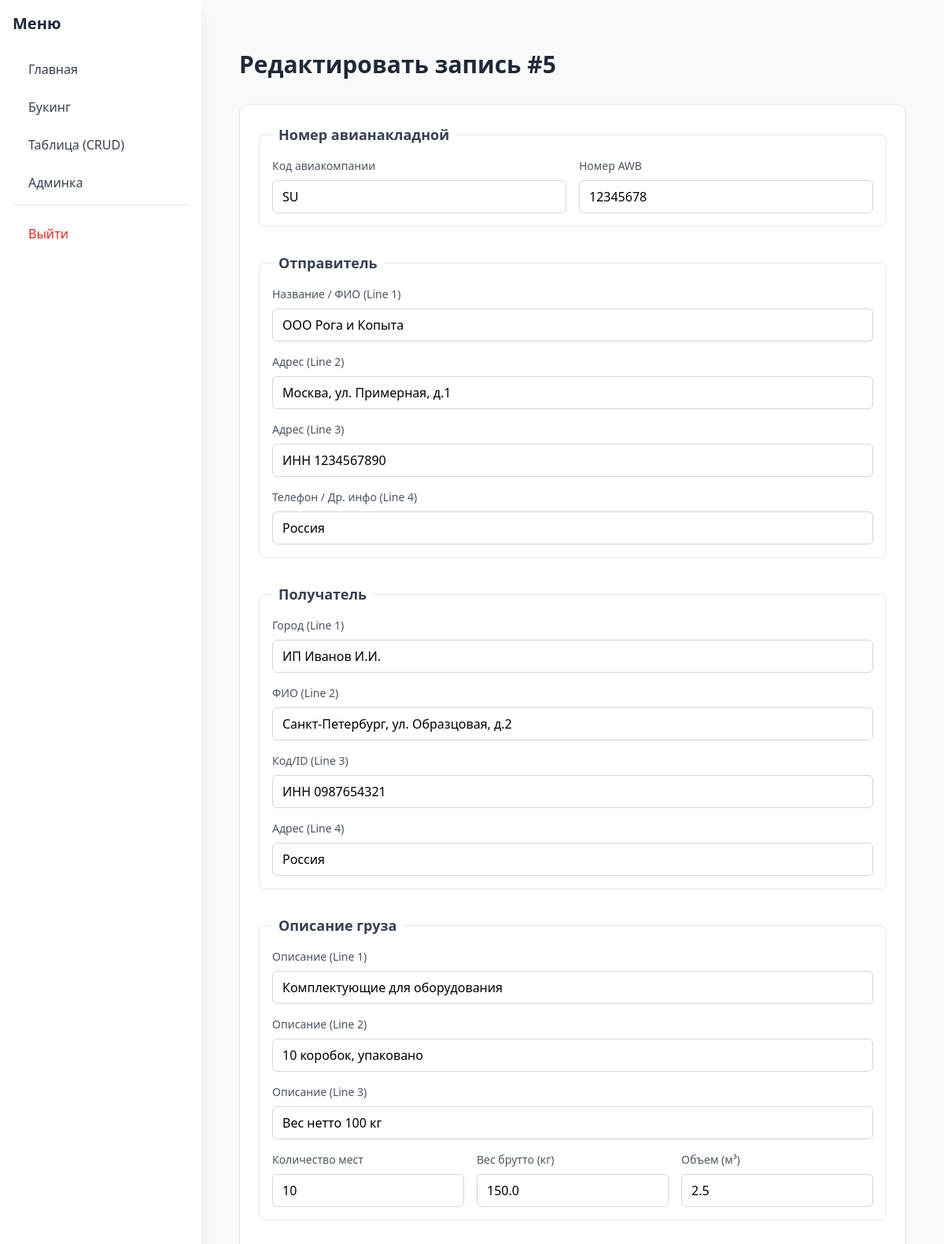
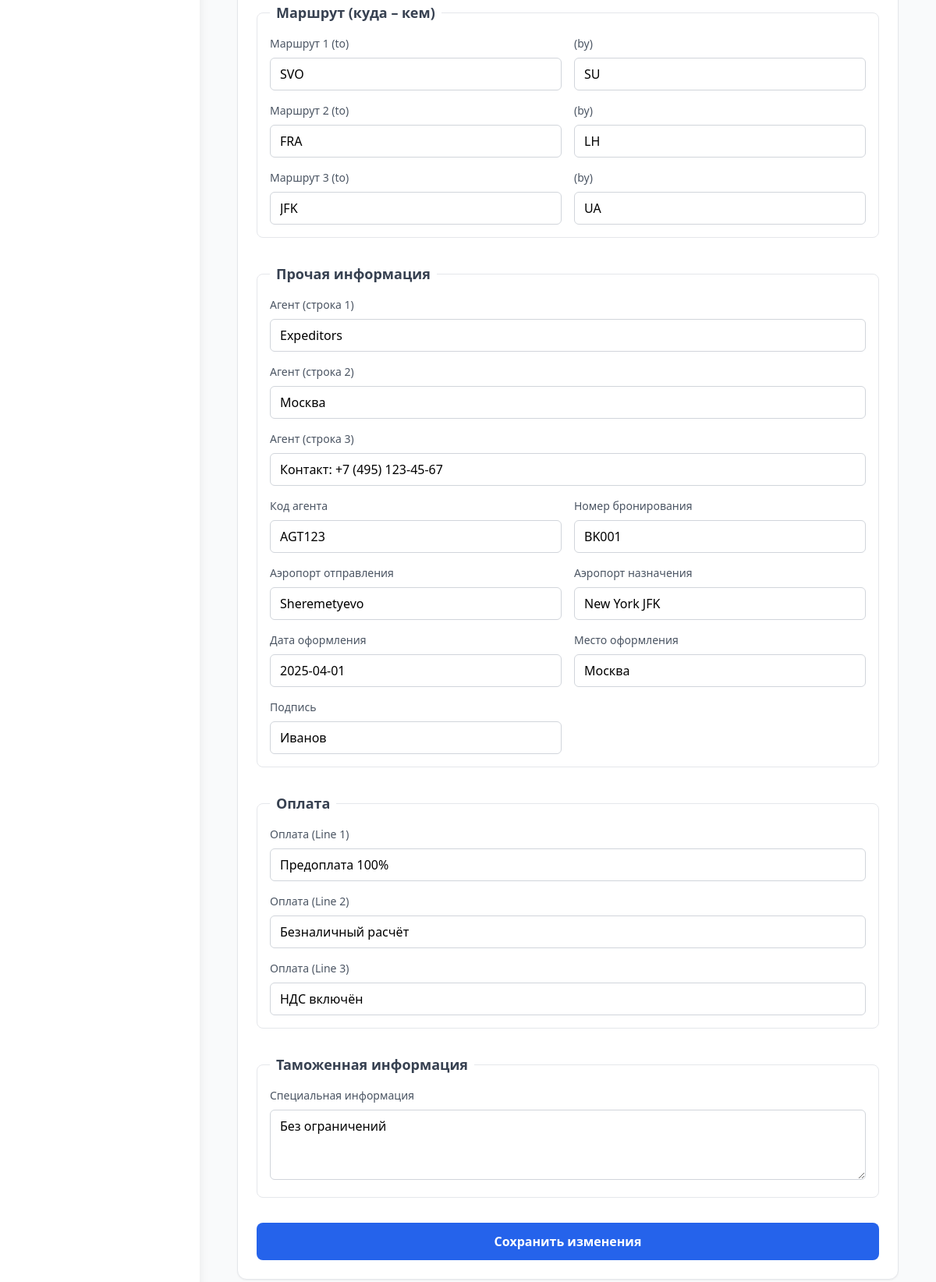
Page /table/edit/5 (signed in) on the committed database (2 pictures, top to bottom).
### app/models.py (models this page shows)
class Cargo(db.Model):
    __tablename__ = 'cargo'
    id = db.Column(db.Integer, primary_key=True)
    airline_code = db.Column(db.String(10), nullable=True)   # Код авиакомпании (IATA-префикс)
    awb_number = db.Column(db.String(20), nullable=True)     # Номер авианакладной
    shipper_line1 = db.Column(db.String(200), nullable=True)
    shipper_line2 = db.Column(db.String(200), nullable=True)
    shipper_line3 = db.Column(db.String(200), nullable=True)
    shipper_line4 = db.Column(db.String(200), nullable=True)
    recipient_line1 = db.Column(db.String(200), nullable=True)
    recipient_line2 = db.Column(db.String(200), nullable=True)
    recipient_line3 = db.Column(db.String(200), nullable=True)
    recipient_line4 = db.Column(db.String(200), nullable=True)
    cargo_description_line1 = db.Column(db.String(300), nullable=True)
    cargo_description_line2 = db.Column(db.String(300), nullable=True)
    cargo_description_line3 = db.Column(db.String(300), nullable=True)
    route1_to = db.Column(db.String(100), nullable=True)
    route1_by = db.Column(db.String(100), nullable=True)
    route2_to = db.Column(db.String(100), nullable=True)
    route2_by = db.Column(db.String(100), nullable=True)
    route3_to = db.Column(db.String(100), nullable=True)
    route3_by = db.Column(db.String(100), nullable=True)
    agent_line1 = db.Column(db.String(200), nullable=True)
    agent_line2 = db.Column(db.String(200), nullable=True)
    agent_line3 = db.Column(db.String(200), nullable=True)
    agent_code = db.Column(db.String(50), nullable=True)
    airport_departure = db.Column(db.Text, nullable=True)
    airport_arrival = db.Column(db.Text, nullable=True)
    booking = db.Column(db.String(50), nullable=True)
    places_count = db.Column(db.Integer, nullable=True)
    weight_brutto = db.Column(db.Float, nullable=True)
    volume = db.Column(db.Float, nullable=True)
    date_issued = db.Column(db.String(50), nullable=True)
    place_issued = db.Column(db.String(100), nullable=True)
    signature = db.Column(db.String(100), nullable=True)
    payment_line1 = db.Column(db.String(200), nullable=True)
    payment_line2 = db.Column(db.String(200), nullable=True)
    payment_line3 = db.Column(db.String(200), nullable=True)
    special_customs_info = db.Column(db.Text, nullable=True)

### app/table/routes.py (the view, shortened to what this page needs)
@table_bp.route('/edit/<int:cargo_id>', methods=['GET', 'POST'])
def edit(cargo_id):
    cargo = Cargo.query.get_or_404(cargo_id)
    return render_template('table/edit.html', cargo=cargo)

### app/models.py (called while the page is built)
@login_manager.user_loader
def load_user(user_id):
    return User.query.get(int(user_id))

    def is_admin(self):
        return self.access_level >= 1

### app/table/routes.py (called while the page is built)
@table_bp.before_request
@login_required
def check_admin():
    if not current_user.is_admin():
        return "Доступ запрещён: требуется уровень администратора.", 403

### templates/table/edit.html (shortened to what this page needs)
{% extends "base.html" %}
{% block content %}
<div class="container mx-auto px-4 py-8 max-w-4xl">
    <h1 class="text-3xl font-bold text-gray-800 mb-8">Редактировать запись #{{ cargo.id }}</h1>
    <form method="POST" class="bg-white rounded-xl shadow-sm border border-gray-200 p-6">
        <fieldset class="mb-8 p-4 border border-gray-200 rounded-lg">
            <legend class="px-2 text-lg font-semibold text-gray-700">Номер авианакладной</legend>
            <div class="grid grid-cols-1 md:grid-cols-2 gap-4">
                <div class="space-y-2">
                    <label class="block text-sm font-medium text-gray-600">Код авиакомпании</label>
                    <input type="text" name="airline_code" value="{{ cargo.airline_code }}"
                        class="w-full px-3 py-2 border border-gray-300 rounded-md focus:ring-2 focus:ring-blue-300">
                </div>
                <div class="space-y-2">
                    <label class="block text-sm font-medium text-gray-600">Номер AWB</label>
                    <input type="text" name="awb_number" value="{{ cargo.awb_number }}"
                        class="w-full px-3 py-2 border border-gray-300 rounded-md focus:ring-2 focus:ring-blue-300">
                </div>
            </div>
        </fieldset>
        <fieldset class="mb-8 p-4 border border-gray-200 rounded-lg">
            <legend class="px-2 text-lg font-semibold text-gray-700">Отправитель</legend>
            <div class="space-y-4">
                {% for i in range(1,5) %}
                <div class="space-y-2">
                    <label class="block text-sm font-medium text-gray-600">
                        {{ ['Название / ФИО', 'Адрес', 'Адрес', 'Телефон / Др. инфо'][i-1] }} (Line {{ i }})
                    </label>
                    <input type="text" name="shipper_line{{ i }}" value="{{ cargo['shipper_line' ~ i] }}"
                        class="w-full px-3 py-2 border border-gray-300 rounded-md focus:ring-2 focus:ring-blue-300">
                </div>
                {% endfor %}
            </div>
        </fieldset>
        <fieldset class="mb-8 p-4 border border-gray-200 rounded-lg">
            <legend class="px-2 text-lg font-semibold text-gray-700">Получатель</legend>
            <div class="space-y-4">
                {% for i in range(1,5) %}
                <div class="space-y-2">
                    <label class="block text-sm font-medium text-gray-600">
                        {{ ['Город', 'ФИО', 'Код/ID', 'Адрес'][i-1] }} (Line {{ i }})
                    </label>
                    <input type="text" name="recipient_line{{ i }}" value="{{ cargo['recipient_line' ~ i] }}"
                        class="w-full px-3 py-2 border border-gray-300 rounded-md focus:ring-2 focus:ring-blue-300">
                </div>
                {% endfor %}
            </div>
        </fieldset>
        <fieldset class="mb-8 p-4 border border-gray-200 rounded-lg">
            <legend class="px-2 text-lg font-semibold text-gray-700">Описание груза</legend>
            <div class="space-y-4">
                {% for i in range(1,4) %}
                <div class="space-y-2">
                    <label class="block text-sm font-medium text-gray-600">Описание (Line {{ i }})</label>
                    <input type="text" name="cargo_description_line{{ i }}"
                        value="{{ cargo['cargo_description_line' ~ i] }}"
                        class="w-full px-3 py-2 border border-gray-300 rounded-md focus:ring-2 focus:ring-blue-300">
                </div>
                {% endfor %}
                <div class="grid grid-cols-1 md:grid-cols-3 gap-4">
                    <div class="space-y-2">
                        <label class="block text-sm font-medium text-gray-600">Количество мест</label>
                        <input type="number" name="places_count" value="{{ cargo.places_count }}"
                            class="w-full px-3 py-2 border border-gray-300 rounded-md focus:ring-2 focus:ring-blue-300">
                    </div>
                    <div class="space-y-2">
                        <label class="block text-sm font-medium text-gray-600">Вес брутто (кг)</label>
                        <input type="number" step="0.01" name="weight_brutto" value="{{ cargo.weight_brutto }}"
                            class="w-full px-3 py-2 border border-gray-300 rounded-md focus:ring-2 focus:ring-blue-300">
                    </div>
                    <div class="space-y-2">
                        <label class="block text-sm font-medium text-gray-600">Объем (м³)</label>
                        <input type="number" step="0.01" name="volume" value="{{ cargo.volume }}"
                            class="w-full px-3 py-2 border border-gray-300 rounded-md focus:ring-2 focus:ring-blue-300">
                    </div>
                </div>
            </div>
        </fieldset>
        <fieldset class="mb-8 p-4 border border-gray-200 rounded-lg">
            <legend class="px-2 text-lg font-semibold text-gray-700">Маршрут (куда – кем)</legend>
            <div class="space-y-4">
                {% for i in range(1,4) %}
                <div class="grid grid-cols-1 md:grid-cols-2 gap-4">
                    <div class="space-y-2">
                        <label class="block text-sm font-medium text-gray-600">Маршрут {{ i }} (to)</label>
                        <input type="text" name="route{{ i }}_to" value="{{ cargo['route' ~ i ~ '_to'] }}"
                            class="w-full px-3 py-2 border border-gray-300 rounded-md focus:ring-2 focus:ring-blue-300">
                    </div>
                    <div class="space-y-2">
                        <label class="block text-sm font-medium text-gray-600">(by)</label>
                        <input type="text" name="route{{ i }}_by" value="{{ cargo['route' ~ i ~ '_by'] }}"
                            class="w-full px-3 py-2 border border-gray-300 rounded-md focus:ring-2 focus:ring-blue-300">
                    </div>
                </div>
                {% endfor %}
            </div>
        </fieldset>
        <fieldset class="mb-8 p-4 border border-gray-200 rounded-lg">
            <legend class="px-2 text-lg font-semibold text-gray-700">Прочая информация</legend>
            <div class="space-y-4">
                <div class="space-y-2">
                    <label class="block text-sm font-medium text-gray-600">Агент (строка 1)</label>
                    <input type="text" name="agent_line1" value="{{ cargo.agent_line1 or '' }}"
                        class="w-full px-3 py-2 border border-gray-300 rounded-md focus:ring-2 focus:ring-blue-300">
                </div>
                <div class="space-y-2">
                    <label class="block text-sm font-medium text-gray-600">Агент (строка 2)</label>
                    <input type="text" name="agent_line2" value="{{ cargo.agent_line2 or '' }}"
                        class="w-full px-3 py-2 border border-gray-300 rounded-md focus:ring-2 focus:ring-blue-300">
                </div>
                <div class="space-y-2">
                    <label class="block text-sm font-medium text-gray-600">Агент (строка 3)</label>
                    <input type="text" name="agent_line3" value="{{ cargo.agent_line3 or '' }}"
                        class="w-full px-3 py-2 border border-gray-300 rounded-md focus:ring-2 focus:ring-blue-300">
                </div>
                <div class="grid grid-cols-1 md:grid-cols-2 gap-4">
                    <div class="space-y-2">
                        <label class="block text-sm font-medium text-gray-600">Код агента</label>
                        <input type="text" name="agent_code" value="{{ cargo.agent_code }}"
                            class="w-full px-3 py-2 border border-gray-300 rounded-md focus:ring-2 focus:ring-blue-300">
                    </div>
                    <div class="space-y-2">
                        <label class="block text-sm font-medium text-gray-600">Номер бронирования</label>
                        <input type="text" name="booking" value="{{ cargo.booking }}"
                            class="w-full px-3 py-2 border border-gray-300 rounded-md focus:ring-2 focus:ring-blue-300">
                    </div>
                    <div class="space-y-2">
                        <label class="block text-sm font-medium text-gray-600">Аэропорт отправления</label>
                        <input type="text" name="airport_departure" value="{{ cargo.airport_departure }}"
                            class="w-full px-3 py-2 border border-gray-300 rounded-md focus:ring-2 focus:ring-blue-300">
                    </div>
                    <div class="space-y-2">
                        <label class="block text-sm font-medium text-gray-600">Аэропорт назначения</label>
                        <input type="text" name="airport_arrival" value="{{ cargo.airport_arrival }}"
                            class="w-full px-3 py-2 border border-gray-300 rounded-md focus:ring-2 focus:ring-blue-300">
                    </div>
                    <div class="space-y-2">
                        <label class="block text-sm font-medium text-gray-600">Дата оформления</label>
                        <input type="text" name="date_issued" value="{{ cargo.date_issued }}"
                            class="w-full px-3 py-2 border border-gray-300 rounded-md focus:ring-2 focus:ring-blue-300">
                    </div>
                    <div class="space-y-2">
                        <label class="block text-sm font-medium text-gray-600">Место оформления</label>
                        <input type="text" name="place_issued" value="{{ cargo.place_issued }}"
                            class="w-full px-3 py-2 border border-gray-300 rounded-md focus:ring-2 focus:ring-blue-300">
                    </div>
                    <div class="space-y-2">
                        <label class="block text-sm font-medium text-gray-600">Подпись</label>
                        <input type="text" name="signature" value="{{ cargo.signature }}"
                            class="w-full px-3 py-2 border border-gray-300 rounded-md focus:ring-2 focus:ring-blue-300">
                    </div>
                </div>
            </div>
        </fieldset>
        <fieldset class="mb-8 p-4 border border-gray-200 rounded-lg">
            <legend class="px-2 text-lg font-semibold text-gray-700">Оплата</legend>
            <div class="space-y-4">
                {% for i in range(1,4) %}
                <div class="space-y-2">
                    <label class="block text-sm font-medium text-gray-600">Оплата (Line {{ i }})</label>
                    <input type="text" name="payment_line{{ i }}" value="{{ cargo['payment_line' ~ i] }}"
                        class="w-full px-3 py-2 border border-gray-300 rounded-md focus:ring-2 focus:ring-blue-300">
                </div>
                {% endfor %}
            </div>
        </fieldset>
        <fieldset class="mb-8 p-4 border border-gray-200 rounded-lg">
            <legend class="px-2 text-lg font-semibold text-gray-700">Таможенная информация</legend>
            <div class="space-y-2">
                <label class="block text-sm font-medium text-gray-600">Специальная информация</label>
                <textarea name="special_customs_info" rows="3"
                    class="w-full px-3 py-2 border border-gray-300 rounded-md focus:ring-2 focus:ring-blue-300">{{ cargo.special_customs_info }}</textarea>
            </div>
        </fieldset>
        <div class="mt-8">
            <button type="submit"
                class="w-full bg-blue-600 text-white px-6 py-3 rounded-lg hover:bg-blue-700 transition-colors font-semibold">
                Сохранить изменения
            </button>
        </div>
    </form>
</div>
{% endblock %}

### rows in the picture
Cargo: id "5", airline_code "SU", awb_number "12345678", shipper_line1 "ООО Рога и Копыта" "Москва, ул. Примерная, д.1" "ИНН 1234567890" "Россия", recipient_line1 "ИП Иванов И.И." "Санкт-Петербург, ул. Образцовая, д.2" "ИНН 0987654321" "Россия", cargo_description_line1 "Комплектующие для оборудования" "10 коробок, упаковано" "Вес нетто 100 кг", places_count "10", weight_brutto "150.0", volume "2.5", route1_to "SVO" "FRA" "JFK", route1_by "SU" "LH" "UA", agent_line1 "Expeditors", agent_line2 "Москва", agent_line3 "Контакт: +7 (495) 123-45-67", agent_code "AGT123", booking "BK001", airport_departure "Sheremetyevo", airport_arrival "New York JFK", date_issued "2025-04-01", place_issued "Москва", signature "Иванов", payment_line1 "Предоплата 100%" "Безналичный расчёт" "НДС включён", special_customs_info "Без ограничений"

### other values in the picture
{{ ['Название / ФИО', 'Адрес', 'Адрес', 'Телефон / Др. инфо'][i-1] }} "Название / ФИО" "Адрес" "Адрес" "Телефон / Др. инфо"
{{ i }} "1" "2" "3" "4"
{{ ['Город', 'ФИО', 'Код/ID', 'Адрес'][i-1] }} "Город" "ФИО" "Код/ID" "Адрес"
{{ i }} "1" "2" "3"
